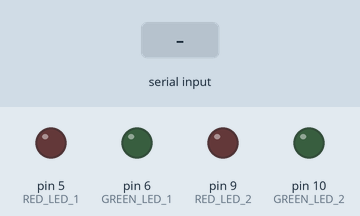
Bench run of a sketch on a simulated Arduino Uno, built with avr-gcc and run on an emulated ATmega328P. Parts: output pins drawn as LEDs (lit = HIGH). Inputs (shaded band) come from the test bench.

Above: at 1.2 s.
1.3 s: byte 3 (3) received over Serial
At 1.8 s:
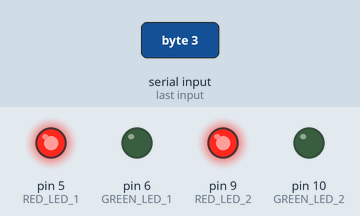
At 2.5 s:
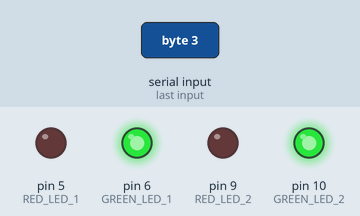
Timing chart, 0 to 10.3 s (numbered marks = the images above; inputs shaded):
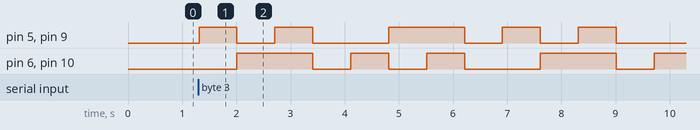

The sketch:

Led-Switcher-Via-Serial.ino
```cpp
/*********************************************************************
 * Переключение светодиодов через Serial
 * Платформа: Iskra Neo
 *
 * Подключенные модули: Красный светодиод - пин: 5, 9
 *                      Зеленый светодиод - пин: 6, 10
 *
 * Описание: Включает/выключает светодиоды в зависимости от того, какое значение
 *            придет по Serial Port.
 *            0 - красные светодиоды
 *            1 - зеленые светодиоды
 *            2 - красные и зеленые светодиоды
 *            3 - перебор цветов
 *
 *********************************************************************/

#define RED_LED_1     5
#define GREEN_LED_1   6
#define RED_LED_2     9
#define GREEN_LED_2   10

int serial_data;

void setup() {
  pinMode(RED_LED_1, OUTPUT);
  pinMode(GREEN_LED_1, OUTPUT);
  pinMode(RED_LED_2, OUTPUT);
  pinMode(GREEN_LED_2, OUTPUT);

  Serial.begin(9600);
}

void loop() {
  if(Serial.available())
  {
    delay(10);
    serial_data = Serial.read(); //Записать значение полученное по Serial port

    switch(serial_data)
    {
      case 0:
        Red_Led();
        break;
      case 1:
        Green_Led();
        break;
      case 2:
        Red_Green_Led();
        break;
      case 3:
        while(true)
        {
            Red_Led(); //включить красный
            serial_data = Serial.read();
            if(serial_data == 4) break;
            delay(700);

            Green_Led(); //включить зеленый
            serial_data = Serial.read();
            if(serial_data == 4) break;
            delay(700);

            Green_Led(); //выключить зеленый
            serial_data = Serial.read();
            if(serial_data == 4) break;

            Red_Green_Led(); //включить оба
            serial_data = Serial.read();
            if(serial_data == 4) break;
            delay(700);

            Red_Green_Led(); //выключить оба
            serial_data = Serial.read();
            if(serial_data == 4) break;
            delay(700);

            Green_Led(); //включить зеленый
            serial_data = Serial.read();
            if(serial_data == 4) break;
            delay(700);

            Red_Led(); //включить красный
            serial_data = Serial.read();
            if(serial_data == 4) break;
            delay(700);

            Red_Led(); //выключить красный
            serial_data = Serial.read();
            if(serial_data == 4) break;

            Red_Green_Led(); //включить оба
            serial_data = Serial.read();
            if(serial_data == 4) break;
            delay(700);

            Red_Green_Led(); //выключить оба
            serial_data = Serial.read();
            if(serial_data == 4) break;
            delay(700);
          }
          break;
        default:
          break;
      }
  }
}

void Red_Led() //включить красный
{
  digitalWrite(RED_LED_1, !digitalRead(RED_LED_1));
  digitalWrite(RED_LED_2, !digitalRead(RED_LED_2));
  digitalWrite(GREEN_LED_1, LOW);
  digitalWrite(GREEN_LED_2, LOW);
}

void Green_Led() //включить зеленый
{
  digitalWrite(RED_LED_1, LOW);
  digitalWrite(RED_LED_2, LOW);
  digitalWrite(GREEN_LED_1, !digitalRead(GREEN_LED_1));
  digitalWrite(GREEN_LED_2, !digitalRead(GREEN_LED_2));
}

void Red_Green_Led() //включить красный + зеленый
{
  digitalWrite(RED_LED_1, !digitalRead(RED_LED_1));
  digitalWrite(RED_LED_2, !digitalRead(RED_LED_2));
  digitalWrite(GREEN_LED_1, !digitalRead(GREEN_LED_1));
  digitalWrite(GREEN_LED_2, !digitalRead(GREEN_LED_2));
}
```

Measured:
- after the input at 1.3 s, pin 5 (RED_LED_1), pin 9 (RED_LED_2): LOW → HIGH at once, → LOW 0.70 s later, → HIGH 0.70 s later, → LOW 0.70 s later, … (10 changes in this stretch); pin 6 (GREEN_LED_1), pin 10 (GREEN_LED_2): LOW → HIGH after 0.71 s, → LOW 1.4 s later, → HIGH 0.70 s later, → LOW 0.70 s later, … (9 changes in this stretch)
